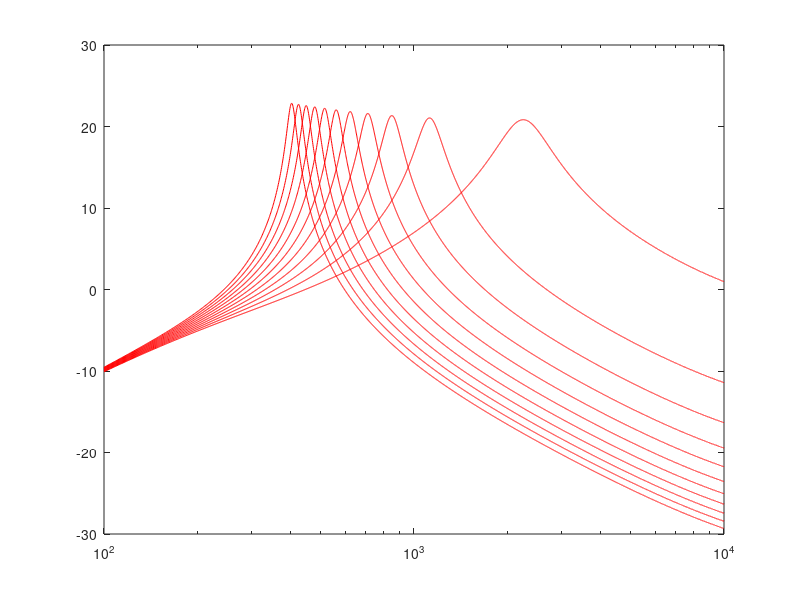

Source code (MATLAB):
k=1000;
n=1e-9;
u=1e-6;

f=100:1:10000;

%Crybaby circuit components
gf = -36  %forward gain of transistor stage
gp =  0   %gain of potentiometer

Cf = 10*n
Ci = 10*n
re = 155*k %Resistance looking into BJT emitter
Rp = 33*k *re/(re + 33*k)
Lp = 0.5
Ri = 68*k
Rs = 1.5*k

% Analog boiler-plate parameters
RpRi = Rp*Ri/(Rp + Ri);
f0 = 1/(2*pi*sqrt(Lp*Cf))
Q = RpRi*sqrt(Cf/Lp)

% DSP parameters    
    fs = 48000
    w=2*pi.*f./fs;
    z1=exp(-j.*w);
    z2=exp(-2*j.*w);

    %Useful variables
    w0 = 2.0*pi*f0/fs;
    c = cos(w0);
    s = sin(w0);
    alpha = s/(2.*Q);
    
    %High Pass Filter coeffs
    b0h =  (1.0 + c)/2.0;
    b1h =   -(1.0 + c);
    b2h =  (1.0 + c)/2.0;
    a0h =   1.0 + alpha;
    a1h =  -2.0*c;
    a2h =   1.0 - alpha;
    
    %Band Pass Filter coeffs
    b0b =   Q*alpha;
    %b1b =   0.0;
    b2b =  -Q*alpha;
    a0b =   1.0 + alpha;
    a1b =  -2.0*c;
    a2b =   1.0 - alpha;
    
    %combined biquad for the feedback loop
    Gi = Rs/(Ri + Rs);
    gbpf = (1/(2*pi*f0*Ri*Cf))
    
        %Numerator coefficients
        b0 = gbpf*b0b + Gi*a0b;
        b1 =            Gi*a1b;
        b2 = gbpf*b2b + Gi*a2b;
    
        %Constants to make denominator coefficients computation more efficient
        %in real-time
        a0c = -gf*b0h;
        a1c = -gf*b1h;
        a2c = -gf*b2h;
        
        %denominator coefficients (initialization)
        a0 = a0b + gp*a0c
        a1 = a1b + gp*a1c
        a2 = a2b + gp*a2c
        ax = 1/a0;
    
    %1-Pole HPF coeffs
    a1p = exp(-1/(Ri*Ci*fs));
    g = gf*(1.0 + a1p)*0.5;  %put the forward gain into the HPF to avoid repeated multiplications in real-time

    %Transfer functions
    %1-Pole HPF
    Hin = g * (1 - z1)./(1 - a1p.*z1);
 
for gx = 0:0.1:1
    %Ever so slight gain adjustment to match analog curves.  
    %This is not necessary in a real implementation since it represents
    %a fraction of a degree tilt on the treadle (6 degrees pot rotation)
    aa= -0.15;  
    gp = gx*(1+aa);
    %denominator coefficients need to be computed for every change in the pot position
    %This costs 3 multiply and add plus a single 1/x operation for computation of coefficients
    %Then add 2 more multiplications for denominator and one for numerator.
    %Sum is 6 multiply and one 1/x operation per sample.  It's approximately the same
    %as running 2 fixed biquad filters, so not too bad when all is refactored
    a0 = a0b + gp*a0c;
    a1 = a1b + gp*a1c;
    a2 = a2b + gp*a2c;
    ax = 1/a0;
    
    %final transfer function
    % Hz = Hin.*gf.*( b2*z2 + b1*z1 + b0 )./( a2*z2 + a1*z1 + a0 );
    % semilogx(f, 20*log10(abs(Hz)), "r" )  

    %Refactored to Direct I form digital biquad filter
    Hz = Hin.*ax.*( b2*z2 + b1*z1 + b0 )./( a2*ax*z2 + a1*ax*z1 + 1 );
    semilogx(f, 20*log10(abs(Hz)), 'r' )       
    %plot(f,abs(Hz))
    hold on
end

hold off

